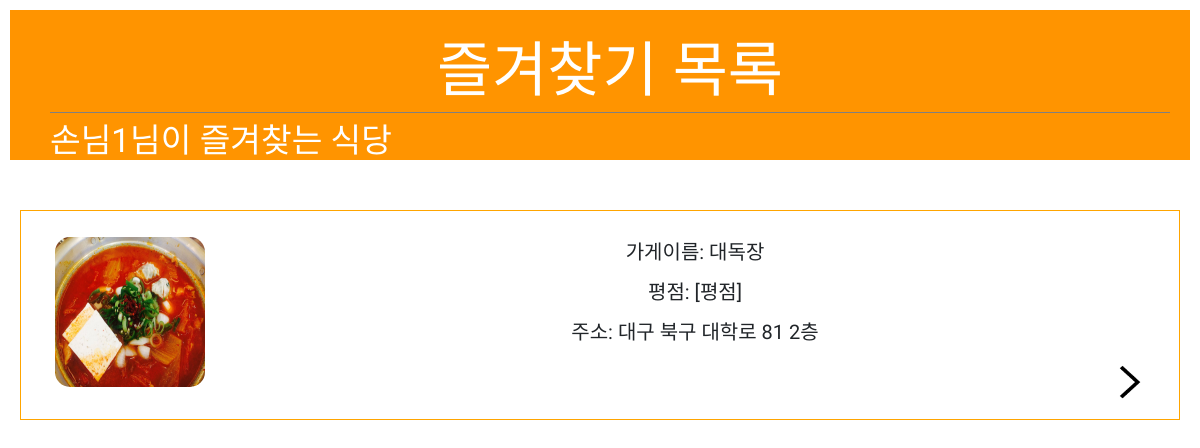
Page /like/ (signed in) on the committed database.
### account/models.py (models this page shows)
class Profile(models.Model):
    user = models.OneToOneField(User, on_delete=models.CASCADE)
    name = models.TextField(max_length=225, blank=True)
    phonenumber = models.CharField(max_length=200, blank=True)
    user_type = models.CharField(max_length=200, blank=True, default="none")
    shop_id = models.IntegerField(default=-1)

### app1/models.py (models this page shows, shortened)
class Like(models.Model):
    shop = models.ForeignKey(Shop, on_delete=models.CASCADE, null=True) # 특정 market이 삭제되면, 그 market의 즐겨찾기 정보 제거
    user = models.ForeignKey(User, on_delete=models.CASCADE, null=True)

class Shop(models.Model):
    name=models.CharField(max_length=225)
    address=models.CharField(max_length=225)
    phone_number=models.CharField(max_length=225)
    open_time=models.TimeField()
    close_time=models.TimeField()
    category=models.CharField(max_length=225)
    description=models.TextField()
    photo=models.ImageField(upload_to='images/')
    owner=models.ForeignKey(User, on_delete=models.CASCADE, null=True)
    likes =models.ManyToManyField(
        User, # User 모델과 Shop 모델을 M : N 관계로 두겠다.
        through='Like', # Like라는 중개 모델을 통해 M : N 관계를 맺는다.
        through_fields=('shop', 'user'), # Like에 shop 속성, user 속성을 추가하겠다.
        related_name='likes' # 1 : N  관계에서 market과 연결된 comment를 가져올 때 comment_set으로 가져왔는데,
        )

### app1/views.py (the view)
# urls.py: path('like/', app1.views.like, name='like'),
def like(request):
    likes=Like.objects.select_related()
    user=request.user
    return render(request,'like.html', {'likes':likes})

### app1/templates/like.html (shortened to what this page needs)
<!DOCTYPE html>
<html lang="en">
<head>
    {% load static %}
    <link rel="stylesheet" href="https://stackpath.bootstrapcdn.com/bootstrap/4.3.1/css/bootstrap.min.css">
</head>
<body>
    <div class="page-header">
        <h1>즐겨찾기 목록</h1>
        <h4>{{user.profile.name}}님이 즐겨찾는 식당</h4>
    </div>
        <div class='like' align="center">
            <br>
            {% for like in likes %}
            {% if like.user == user %}
                <div style="height: 210px; padding: 6px; border:1px solid orange; float: center">
                    <a href="{% url 'restaurant' like.shop.id %}">
                        <div class = "container">
                            <div class="nav-image"><img src="{{like.shop.photo.url}}"></div></a>
                            <div class="content">
                                <div>가게이름: {{like.shop.name}}</div>
                                <div>평점: [평점]</div>
                                <div>주소: {{like.shop.address}}</div>
                            </div>
                            <a href="{% url 'restaurant' like.shop.id %}"><img src="{% static 'img/arrow.png' %}" align="right" width="50px" height="50px" ></a>
                        </div>
                </div>
            {% endif %}
            {% endfor %}
</body>
</html>

### app1/templates/like.html (style rules this page uses)
.page-header { height:150px; background-color: #ff9400; margin-top: 20; padding: 20px 20px 20px 40px; }
.page-header h1 { font-family: 'Jua', sans-serif; color: #ffffff; font-size: 45pt; text-decoration: none; text-align: center; padding:5px; border-bottom: solid 1px gray; }
.page-header h4 { font-family: 'Jua', sans-serif; color: #ffffff; font-size: 25pt; text-decoration: none; text-align: left; }
body { font-size:20px; text-align: center; }
div { margin: 10px; }
.container { font-family: 'Jua', sans-serif; float: center; overflow:hidden; }
.nav-image img { height:150px; width: 150px; border-radius: 10%; float: left; text-align: left; margin-right: 50px; }
.like { float: center; }

### rows in the picture
Like: shop.photo (picture), shop.name "대독장", shop.address "대구 북구 대학로 81 2층"

### other values in the picture
{{ user.profile.name }} "손님1"
